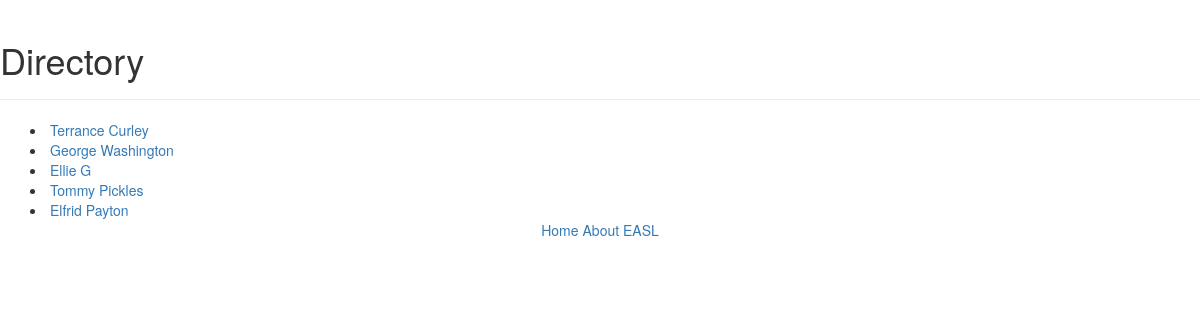
/home/, run on the app's committed database.
### webApp/models.py (models this page shows, shortened)
class Student(models.Model):
    first_name = models.CharField(max_length=50)
    last_name = models.CharField(max_length=50)
    date_of_birth = models.DateField()
    gender = models.CharField(max_length=10, choices=[('M', 'Male'), ('F', 'Female')])

### webApp/views.py (the view)
# urls.py: url(r'^home/$', views.home, name='home'),
def home(request):
    students = Student.objects.all()
    return render(request, 'home.html', {'students': students})

### webApp/templates/home.html
{% extends "base.html" %}
{% block content %}
<div class="page-header">
  <h1>Directory</h1>
</div>
{% for student in students %}
  <div class="container">
    <div class="studentname">
      <li>
        <a href="{% url 'student_detail' student.id %}">
        {{ student.first_name|capfirst }} {{ student.last_name|capfirst }}
        </a>
      </li>
    </div>
  </div>
{% endfor %}
{% endblock %}

### data on the page
Student: first_name "Terrance", last_name "Curley"
Student: first_name "George", last_name "Washington"
Student: first_name "Ellie", last_name "G"
Student: first_name "Tommy", last_name "Pickles"
Student: first_name "Elfrid", last_name "Payton"
